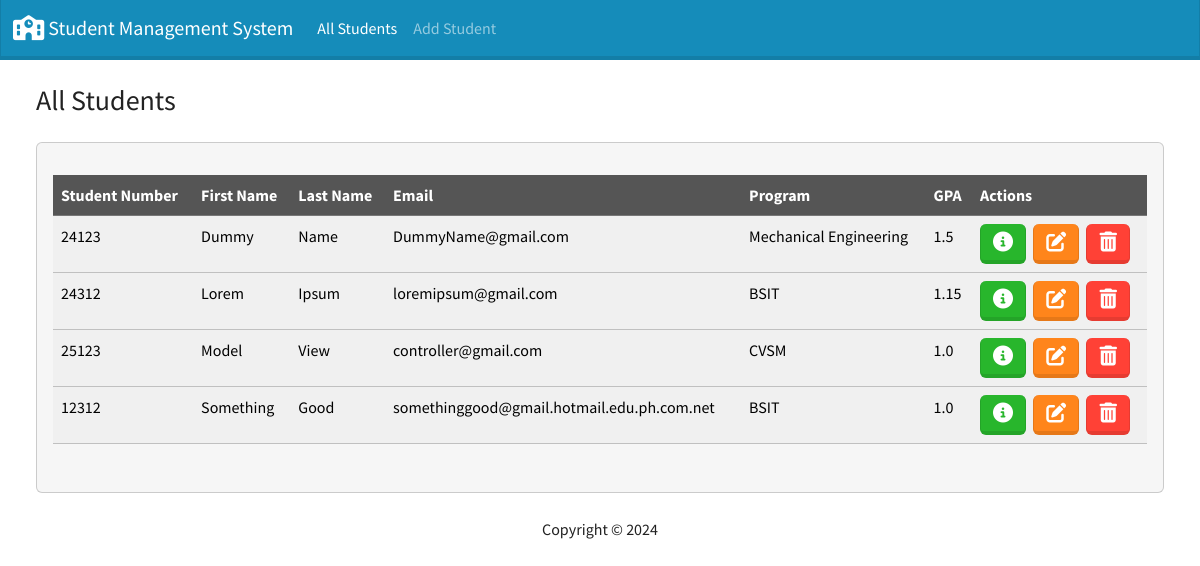
The page / on the database its author committed.
### students/models.py (models this page shows, shortened)
class Student(models.Model):
    student_number = models.PositiveIntegerField()
    first_name = models.CharField(max_length=50)
    last_name = models.CharField(max_length=50)
    email = models.CharField(max_length=100)
    college_program = models.CharField(max_length=100)
    gpa = models.FloatField()

### students/views.py (the view)
# urls.py: path('', views.index, name='index'),
def index(request):
    return render(request, 'students/index.html', {
        'students': Student.objects.all()
    })

### students/templates/students/index.html (shortened to what this page needs)
{% extends 'students/app-layout.html' %}
{% block content %}
<h3 class="m-4">All Students</h3>
        <div class="row">
            <div class="col-12">
                {% if students %}
                    <div class="card bg-light ms-4 me-4 mb-4">
                    <div class="card-body">
                        <p class="card-text">
                           <div class="table-responsive">
                                <table class="table table-hover table-dark">
                                    <thead class="">
                                        <tr>
                                        <th scope="col">Student Number</th>
                                        <th scope="col">First Name</th>
                                        <th scope="col">Last Name</th>
                                        <th scope="col">Email</th>
                                        <th scope="col">Program</th>
                                        <th scope="col">GPA</th>
                                        <th scope="col">Actions</th>
                                        </tr>
                                    </thead>
                                    <tbody>
                                        {% for student in students %}
                                        <tr class="table-secondary">
                                            <td scope="row">
                                                {{student.student_number}}
                                            </td>
                                            <td>
                                                {{ student.first_name }}
                                            </td>
                                            <td>
                                                {{ student.last_name }}
                                            </td>
                                            <td>
                                                {{ student.email }}
                                            </td>
                                            <td>
                                                {{ student.college_program }}
                                            </td>
                                            <td>
                                                {{ student.gpa }}
                                            </td>
                                            <td>
                                                <button class="btn-success btn me-1" href="{% url 'view_student' student.id %}" data-bs-toggle="modal" data-bs-target="#myModal{{student.id}}">
                                                    <i class="fa-solid fa-circle-info fa-lg"></i>
                                                </button>
                                                <a href="{% url 'edit' student.id %}" class="btn btn-warning me-1">
                                                    <i class="fa-solid fa-pen-to-square fa-lg"></i>
                                                </a>
                                                <button class="btn btn-danger" data-bs-toggle="modal" data-bs-target="#deleteModal{{student.id}}">
                                                    <i class="fa-solid fa-trash-can fa-lg"></i>
                                                </button>
                                            </td>
                                        </tr>
                                        {% endfor %}
                                    </tbody>
                                </table>
                           </div>
                        </p>
                    </div>
                </div>
                {% else %}
                <div class="alert alert-warning">
                    <strong>Oh snap! It looks like there are no students added yet</strong>
                     To get started, add some students to your list, and their details will appear here.
                </div>
                {% endif %}
            </div>
        </div>
{% endblock %}

### students/templates/students/app-layout.html (shortened to what this page needs)
{% load static %}
<!DOCTYPE html>
<html lang="en">
<head>
    <link rel="stylesheet" href="{% static 'css/bootstrap.min.css' %}">
    <link rel="stylesheet" href="https://cdnjs.cloudflare.com/ajax/libs/font-awesome/6.6.0/css/all.min.css" />
</head>
<body class="d-flex flex-column min-vh-100">
    <nav class="navbar navbar-expand-lg bg-primary" data-bs-theme="dark">
        <div class="container-fluid">
            <a class="navbar-brand" href="#">
                <i class="fa-solid fa-school fa-lg"></i>
                Student Management System
            </a>
            <div class="collapse navbar-collapse" id="navbarColor01">
            <ul class="navbar-nav me-auto">
                <li class="nav-item">
                <a class="nav-link active" href="{% url 'index' %}">All Students
                </a>
                </li>
                <li class="nav-item">
                <a class="nav-link" href="{% url 'add' %}">Add Student</a>
                </li>
            </ul>
            </div>
        </div>
    </nav>
    <div class="container-fluid">
        {% block content %}
        {% endblock %}
    </div>
    <footer class="mt-auto-mb-4">
        <div class="text-center">
            <span>
                Copyright &copy;
            </span>
        </div>
    </footer>
</body>
</html>

### rows shown on the page
Student: student_number "24123", first_name "Dummy", last_name "Name", email "DummyName@gmail.com", college_program "Mechanical Engineering", gpa "1.5"
Student: student_number "24312", first_name "Lorem", last_name "Ipsum", email "loremipsum@gmail.com", college_program "BSIT", gpa "1.15"
Student: student_number "25123", first_name "Model", last_name "View", email "controller@gmail.com", college_program "CVSM", gpa "1.0"
Student: student_number "12312", first_name "Something", last_name "Good", email "somethinggood@gmail.hotmail.edu.ph.com.net", college_program "BSIT", gpa "1.0"
